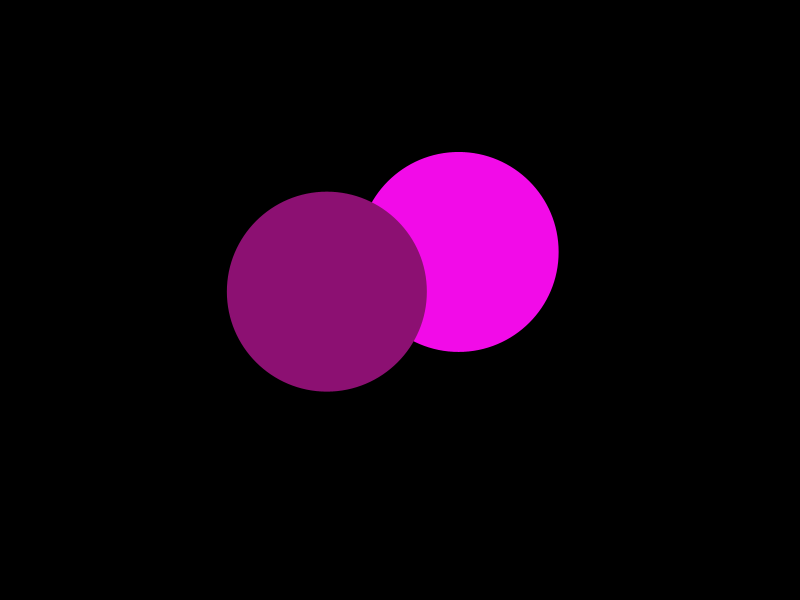
Frame 1 (no input)
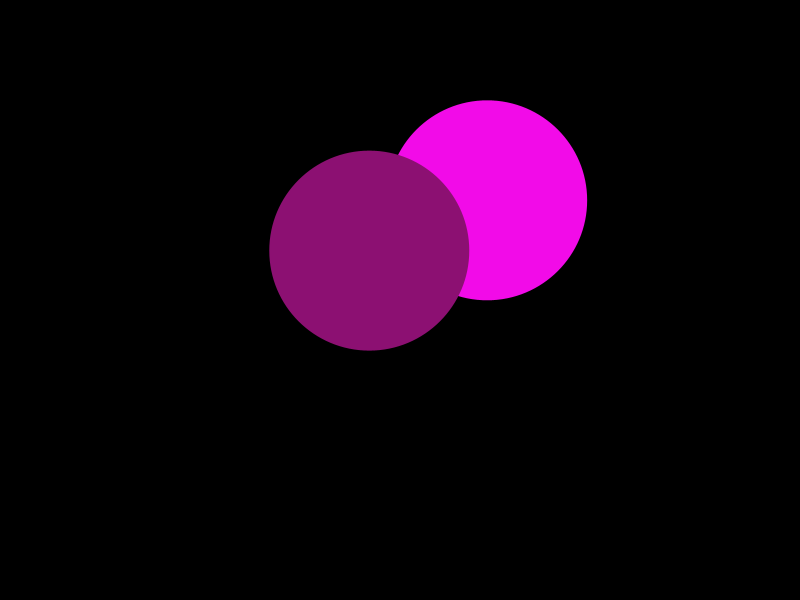
Frame 60 (the mouse pressed at the canvas centre just before this capture)
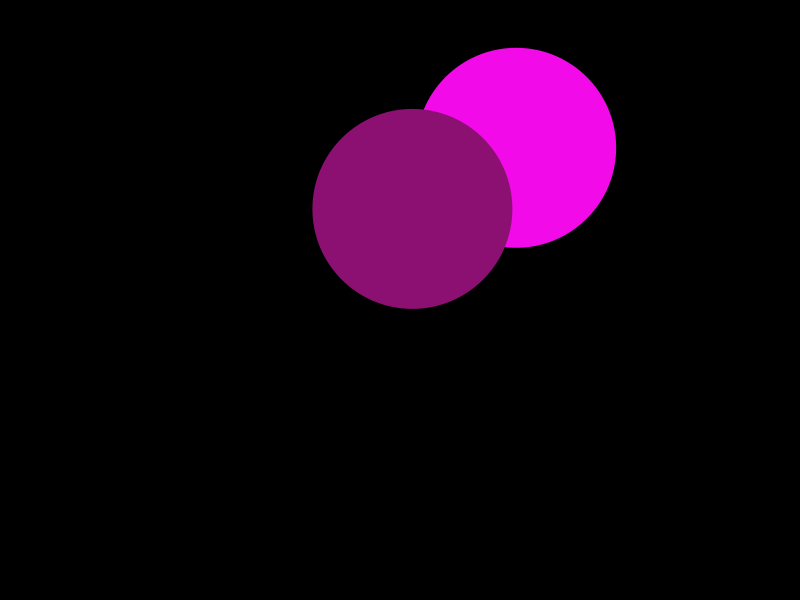
Frame 120 (the mouse held since frame 60 and released just before this capture)

The Processing sketch that drew these frames (run headless with seeded random() and noise(); from frame 60 on, the mouse is pressed at the canvas centre):

// Processing sketch: BouncyBallOOP
// ── BouncyBallOOP.pde
Ball b;                //declare a new ball called b
Ball c;

void setup() {
  size(800,600);
  b = new Ball();      //initialize b as a new object of the Ball class
  c = new Ball();
}

void draw() {
  background(0);
  b.display();         //call b's display() method
  c.display();
  b.move(); 
  c.move();
}
// ── Ball.pde
class Ball {
 //declaring all information (fields) contained within the Ball class
  PVector loc, vel;
  int diam;
  color c;

/*************************
this is a constructor. you can have more than one constructor for a given class; 
constructor doesn't return so don't need datatype (ex: void, float) in beginning
***********************/
  Ball() {
    diam = 200;
    loc = new PVector(random(diam, width-diam), random(diam, height-diam));
    vel = PVector.random2D(); //PVector() is a constructor
    c = color(random(255), random(50), random(100, 255));
  }

//after declaring fields and setting up constructors, you can define your methods
  void display() {
    fill(c);
    noStroke();
    ellipse(loc.x, loc.y, diam, diam);
  }
  void move(){
    loc.add(vel); //add velocity to location
  }
}
